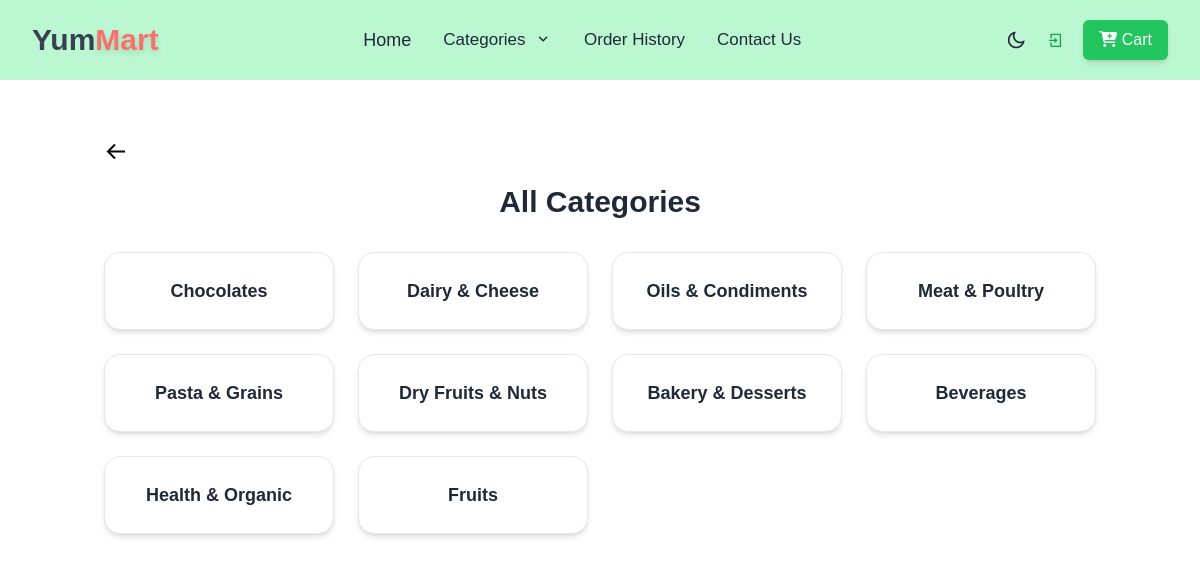
Page /categories/ on the committed database.
### store/models.py (models this page shows, shortened)
class Category(models.Model):
    name = models.CharField(max_length=255, unique=True)
    slug = models.SlugField(max_length=255, unique=True)

### store/views.py (the view)
# urls.py: path('categories/', categories, name='categories'),  # ✅ Added this line
def categories(request):
    categories = Category.objects.all()
    return render(request, 'store/categories.html', {'categories': categories})

### store/templates/store/categories.html
{% extends "store/base.html" %}
{% block content %}
<div class="container mx-auto mt-10 px-4">
    <a href="{% url 'home' %}" class="text-blue-500 inline-flex items-center mb-4">
        <i
            class='bx bx-arrow-back text-2xl text-black dark:text-white  hover:text-gray-700 dark:hover:text-white cursor-pointer mr-2'></i>
    </a>
    <h1 class="text-3xl font-bold text-center text-gray-800 dark:text-white mb-8">All Categories</h1>
    <div class="grid grid-cols-2 md:grid-cols-3 lg:grid-cols-4 gap-6">
        {% for category in categories %}
        <a href="{% url 'category_products' category.slug %}"
            class="bg-white dark:bg-gray-800 hover:bg-gray-100 dark:hover:bg-gray-700 transition-all duration-200 border border-gray-200 dark:border-gray-700 rounded-2xl p-6 shadow-md text-center flex items-center justify-center">
            <h2 class="text-lg font-semibold text-gray-800 dark:text-white">{{ category.name }}</h2>
        </a>
        {% empty %}
        <p class="text-center col-span-full text-gray-600 dark:text-gray-400">No categories found.</p>
        {% endfor %}
    </div>
</div>
{% endblock %}

### rows in the picture
Category: name "Chocolates"
Category: name "Dairy & Cheese"
Category: name "Oils & Condiments"
Category: name "Meat & Poultry"
Category: name "Pasta & Grains"
Category: name "Dry Fruits & Nuts"
Category: name "Bakery & Desserts"
Category: name "Beverages"
Category: name "Health & Organic"
Category: name "Fruits"
